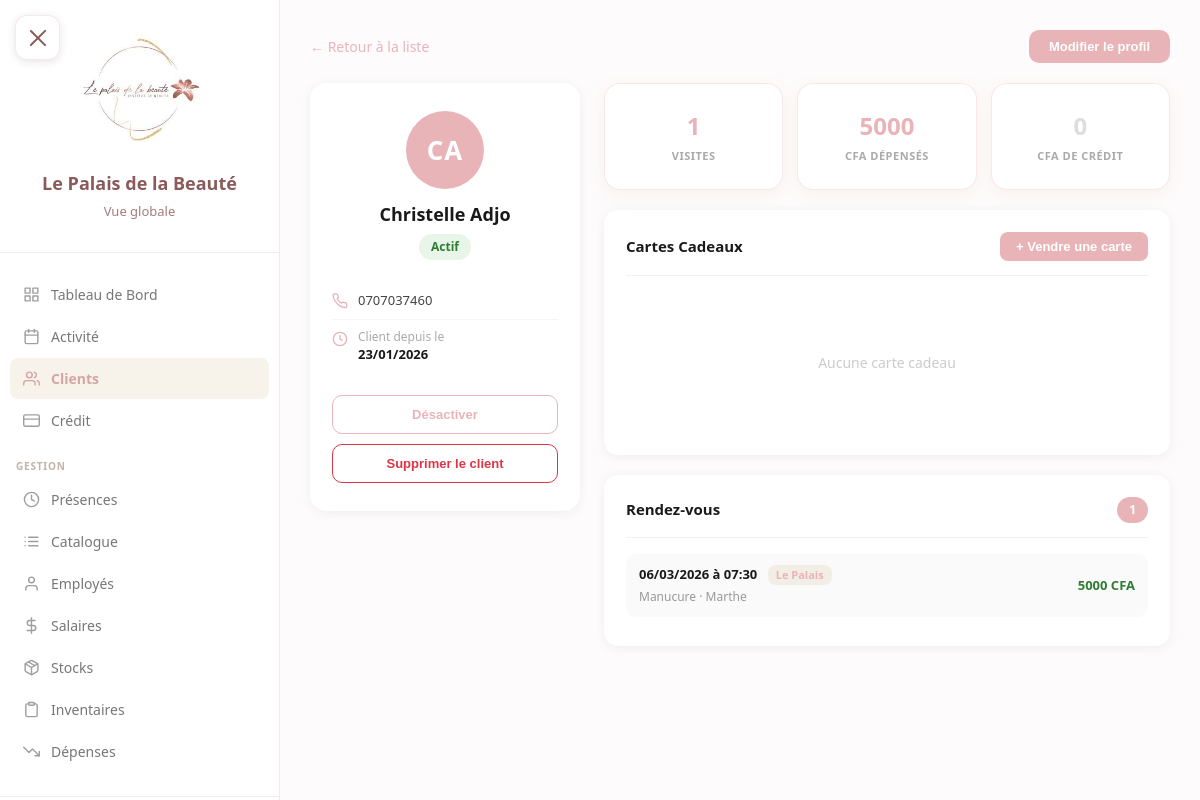
Before: /clients/24/ (signed in) with the older database file.
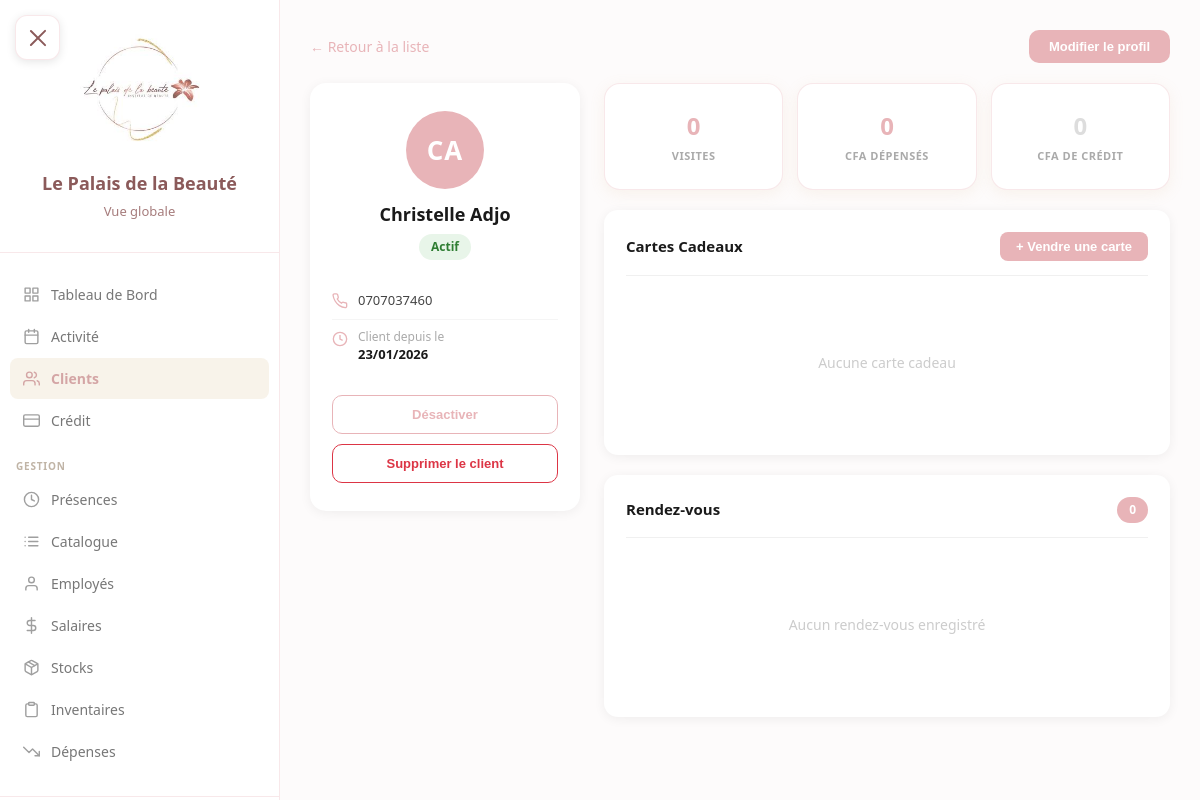
After: the same page with the newer database file.
### core/models.py (models this page shows, shortened)
class RendezVous(models.Model):
    STATUT_CHOICES = [
        ('planifie', 'Planifié'),      # RDV créé, non encore validé
        ('valide', 'Validé'),          # RDV validé par le manager
        ('annule', 'Annulé'),          # RDV annulé
        ('absent', 'Absent'),          # Client ne s'est pas présenté
        ('annule_client', 'Annulé par le client'),  # Annulé par le client
    ]
    institut = models.ForeignKey(Institut, on_delete=models.CASCADE, related_name='rendez_vous')
    client = models.ForeignKey(Client, on_delete=models.CASCADE, related_name='rendez_vous')
    employe = models.ForeignKey(Employe, on_delete=models.CASCADE, related_name='rendez_vous')
    date = models.DateField()
    heure_debut = models.TimeField()
    heure_fin = models.TimeField()  # Calculée automatiquement selon durée
    prestation = models.ForeignKey(Prestation, on_delete=models.PROTECT, related_name='rendez_vous')
    famille = models.ForeignKey(FamillePrestation, on_delete=models.PROTECT)  # Pour la couleur
    prix_base = models.IntegerField(
        validators=[MinValueValidator(0)]
    )  # Prix de la prestation au moment du RDV
    prix_options = models.IntegerField(
        default=0,
        validators=[MinValueValidator(0)]
    )  # Total des options
    prix_total = models.IntegerField(
        validators=[MinValueValidator(0)]
    )  # prix_base + prix_options
    prix_modifie = models.BooleanField(default=False)  # True si le prix a été modifié
    prix_original = models.IntegerField(
        null=True,
        blank=True,
        validators=[MinValueValidator(0)]
    )  # Prix avant modification
    raison_modification = models.CharField(max_length=200, blank=True, null=True)
    remise_pourcent = models.IntegerField(default=0, validators=[MinValueValidator(0), MaxValueValidator(99)])
    statut = models.CharField(max_length=20, choices=STATUT_CHOICES, default='planifie')
    date_validation = models.DateTimeField(null=True, blank=True)
    valide_par = models.ForeignKey(
        'Utilisateur',
        on_delete=models.SET_NULL,
        null=True,
        blank=True,
        related_name='rdv_valides'
    )
    date_creation = models.DateTimeField(auto_now_add=True)
    date_modification = models.DateTimeField(auto_now=True)
    cree_par = models.ForeignKey(
        'Utilisateur',
        on_delete=models.SET_NULL,
        null=True,
        related_name='rdv_crees'
    )
    groupe = models.ForeignKey(
        'GroupeRDV',
        on_delete=models.SET_NULL,
        null=True,
        blank=True,
        related_name='rendez_vous',
        help_text="Groupe auquel appartient ce RDV (si créé avec d'autres)"
    )
    est_seance_forfait = models.BooleanField(
        default=False,
        help_text="True si ce RDV est une séance de forfait"
    )
    forfait = models.ForeignKey(
        'ForfaitClient',
        on_delete=models.SET_NULL,
        null=True,
        blank=True,
        related_name='rendez_vous'
    )
    numero_seance = models.IntegerField(
        null=True,
        blank=True,
        help_text="Numéro de la séance dans le forfait (ex: 3 sur 6)"
    )
    rappel_envoye = models.BooleanField(default=False)
    class Meta:
        verbose_name = "Rendez-vous"
        verbose_name_plural = "Rendez-vous"
        ordering = ['date', 'heure_debut', 'employe']

class Institut(models.Model):
    nom = models.CharField(max_length=100)
    code = models.CharField(max_length=20, unique=True)  # 'palais', 'klinic', 'express'
    a_agenda = models.BooleanField(default=True)  # False pour Express
    heure_ouverture = models.TimeField(default='07:00')
    heure_fermeture = models.TimeField(default='23:00')
    fond_caisse = models.IntegerField(default=30000)  # Montant en CFA
    actif = models.BooleanField(default=True)
    class Meta:
        verbose_name = "Institut"
        verbose_name_plural = "Instituts"

class Prestation(models.Model):
    TYPE_CHOICES = [
        ('normal', 'Normal'),
        ('option', 'Option'),
        ('forfait', 'Forfait'),
    ]
    nom = models.CharField(max_length=200)
    famille = models.ForeignKey(FamillePrestation, on_delete=models.CASCADE, related_name='prestations')
    prix = models.IntegerField(
        validators=[MinValueValidator(0)],
        help_text="Prix en CFA"
    )
    duree = models.DecimalField(
        max_digits=4,
        decimal_places=2,
        null=True,
        blank=True,
        help_text="Durée en heures (ancien format, sera migré vers duree_minutes)"
    )  # En heures - gardé pour compatibilité
    duree_minutes = models.IntegerField(
        null=True,
        blank=True,
        help_text="Durée en minutes (peut être vide pour les options)"
    )
    type_prestation = models.CharField(
        max_length=20,
        choices=TYPE_CHOICES,
        default='normal'
    )
    unite = models.CharField(
        max_length=50,
        blank=True,
        null=True,
        help_text="Unité pour les options (ex: 'par strass', 'par ongle', 'par mèche')"
    )
    est_forfait = models.BooleanField(default=False, help_text="True si c'est un forfait multi-séances")
    nombre_seances = models.IntegerField(
        default=1,
        help_text="Nombre de séances (pour les forfaits)"
    )
    instituts = models.ManyToManyField(
        Institut,
        related_name='prestations_disponibles',
        blank=True,
        help_text="Instituts où cette prestation est disponible"
    )
    ordre_affichage = models.IntegerField(default=0, help_text="Ordre d'affichage dans la famille")
    actif = models.BooleanField(default=True)
    date_creation = models.DateTimeField(default=timezone.now)
    date_modification = models.DateTimeField(auto_now=True)
    class Meta:
        verbose_name = "Prestation"
        verbose_name_plural = "Prestations"
        ordering = ['famille', 'ordre_affichage', 'nom']

class Employe(models.Model):
    RANG_CHOICES = [
        ('superieur', 'Supérieur'),
        ('manager', 'Manager'),
        ('employe', 'Employé'),
    ]
    nom = models.CharField(max_length=100)
    institut = models.ForeignKey(
        Institut,
        on_delete=models.SET_NULL,
        null=True,
        blank=True,
        related_name='employes'
    )
    actif = models.BooleanField(default=True)
    ordre_affichage = models.IntegerField(default=0)
    prenom = models.CharField(max_length=100, blank=True, default='')
    telephone = models.CharField(max_length=20, blank=True, null=True)
    categorie = models.ForeignKey(
        CategorieEmploye,
        on_delete=models.SET_NULL,
        null=True,
        blank=True,
        related_name='employes'
    )
    rang = models.CharField(max_length=20, choices=RANG_CHOICES, default='employe')
    salaire_base = models.IntegerField(
        default=0,
        validators=[MinValueValidator(0)],
        help_text="Salaire mensuel de base en CFA"
    )
    date_embauche = models.DateField(null=True, blank=True)
    est_dans_agenda = models.BooleanField(
        default=True,
        help_text="False pour vigiles, ménage, etc."
    )
    class Meta:
        verbose_name = "Employé"
        verbose_name_plural = "Employés"
        ordering = ['ordre_affichage', 'nom']

class Paiement(models.Model):
    MODE_CHOICES = [
        ('especes', 'Espèces'),
        ('carte', 'Carte'),
        ('cheque', 'Chèque'),
        ('om', 'Orange Money'),
        ('wave', 'Wave'),
        ('carte_cadeau', 'Carte cadeau'),
        ('forfait', 'Forfait'),  # Séance de forfait (0 CFA car déjà payé)
        ('offert', 'Offert'),  # Prestation offerte par le patron (0 CFA)
    ]
    rendez_vous = models.ForeignKey(RendezVous, on_delete=models.CASCADE, related_name='paiements')
    mode = models.CharField(max_length=20, choices=MODE_CHOICES)
    montant = models.IntegerField(
        validators=[MinValueValidator(0)]
    )
    date = models.DateTimeField(auto_now_add=True)
    utilisation_carte_cadeau = models.ForeignKey(
        'UtilisationCarteCadeau',
        on_delete=models.SET_NULL,
        null=True,
        blank=True,
    )
    class Meta:
        verbose_name = "Paiement"
        verbose_name_plural = "Paiements"

### core/views.py (the view)
# urls.py: path('clients/<int:pk>/', views.client_detail, name='client_detail'),
@login_required
def client_detail(request, pk):
    client = get_object_or_404(Client, pk=pk)
    rendez_vous = RendezVous.objects.filter(
        client=client, statut__in=['valide', 'planifie']
    ).select_related(
        'institut', 'prestation', 'employe'
    ).prefetch_related('paiements').order_by('-date', '-heure_debut')[:50]
    credits = client.credits.all().order_by('-date_creation')
    forfaits = ForfaitClient.objects.filter(
        client=client
    ).select_related('prestation', 'institut').prefetch_related('seances').order_by(
        '-statut',  # actif en premier
        '-date_achat'
    )
    cartes_achetees = client.cartes_achetees.exclude(
        statut__in=['annulee', 'supprimee']
    ).select_related('beneficiaire', 'institut_achat').order_by('-date_achat')
    cartes_recues = client.cartes_recues.exclude(
        statut__in=['annulee', 'supprimee']
    ).exclude(acheteur=client).select_related('acheteur', 'institut_achat').order_by('-date_achat')
    instituts = Institut.objects.all().order_by('nom')
    return render(request, 'clients/fiche.html', {
        'client': client,
        'rendez_vous': rendez_vous,
        'credits': credits,
        'forfaits': forfaits,
        'cartes_achetees': cartes_achetees,
        'cartes_recues': cartes_recues,
        'instituts': instituts,
        'total_depense': client.get_total_depense(),
        'nombre_visites': client.get_nombre_visites(),
        'credit_total': client.get_credit_total(),
    })

### core/models.py (called while the page is built)
    def is_patron(self):
        return self.role == 'patron'

    def get_full_name(self):
        return f"{self.prenom} {self.nom}"

    def get_total_depense(self):
        from django.db.models import Sum
        total = Paiement.objects.filter(
            rendez_vous__client=self
        ).aggregate(Sum('montant'))['montant__sum'] or 0
        total += PaiementCredit.objects.filter(
            credit__client=self
        ).aggregate(Sum('montant'))['montant__sum'] or 0
        return total

    def get_nombre_visites(self):
        return RendezVous.objects.filter(client=self, statut='valide').count()

    def get_credit_total(self):
        from django.db.models import Sum
        return Credit.objects.filter(
            client=self,
            solde=False
        ).aggregate(Sum('reste_a_payer'))['reste_a_payer__sum'] or 0

    @property
    def credits_non_soldes(self):
        return Credit.objects.filter(client=self, solde=False).exists()

### templates/clients/fiche.html (shortened to what the changed rows need)
{% extends 'base.html' %}
{% block content %}
<div class="fiche-container">
    <div class="fiche-grid">
        <div class="fiche-right">
            <div class="stats-row">
                <div class="stat-card">
                    <div class="stat-card-value">{{ nombre_visites }}</div>
                    <div class="stat-card-label">Visites</div>
                </div>
                <div class="stat-card">
                    <div class="stat-card-value">{{ total_depense|floatformat:0 }}</div>
                    <div class="stat-card-label">CFA dépensés</div>
                </div>
            </div>
            <div class="section-card">
                <div class="section-header">
                    <h2 class="section-title">Cartes Cadeaux</h2>
                </div>
            </div>
            <div class="section-card">
                <div class="section-header">
                    <h2 class="section-title">Rendez-vous</h2>
                    <span class="badge-count">{{ nombre_visites }}</span>
                </div>
                {% if rendez_vous %}
                <div class="rdv-list">
                    {% for rdv in rendez_vous %}
                    <div class="rdv-item">
                        <div>
                            <div class="rdv-date">
                                {{ rdv.date|date:"d/m/Y" }} à {{ rdv.heure_debut|time:"H:i" }}
                                <span class="rdv-institut">{{ rdv.institut.nom }}</span>
                            </div>
                            <div class="rdv-detail">
                                {{ rdv.prestation.nom }} · {{ rdv.employe.prenom|default:rdv.employe.nom }}
                            </div>
                        </div>
                        <div class="rdv-amount">
                            {% if rdv.statut == 'planifie' %}
                                —
                            {% else %}
                            {% with paiement=rdv.paiements.first %}
                                {% if paiement %}{{ paiement.montant|floatformat:0 }}{% else %}0{% endif %} CFA
                            {% endwith %}
                            {% endif %}
                        </div>
                    </div>
                    {% endfor %}
                </div>
                {% else %}
                <div class="empty-state">Aucun rendez-vous enregistré</div>
                {% endif %}
            </div>
        </div>
    </div>
</div>
{% endblock %}

Changed rows visible on the page:
removed RendezVous: date "06/03/2026", heure_debut "07:30", institut.nom "Le Palais", prestation.nom "Manucure", employe.prenom "Marthe", paiements.first.montant "5000"
Other visible differences:
{{ nombre_visites }}: "1" → "0"
{{ total_depense|floatformat:0 }}: "5000" → "0"
text now shown: "Aucun rendez-vous enregistré"
